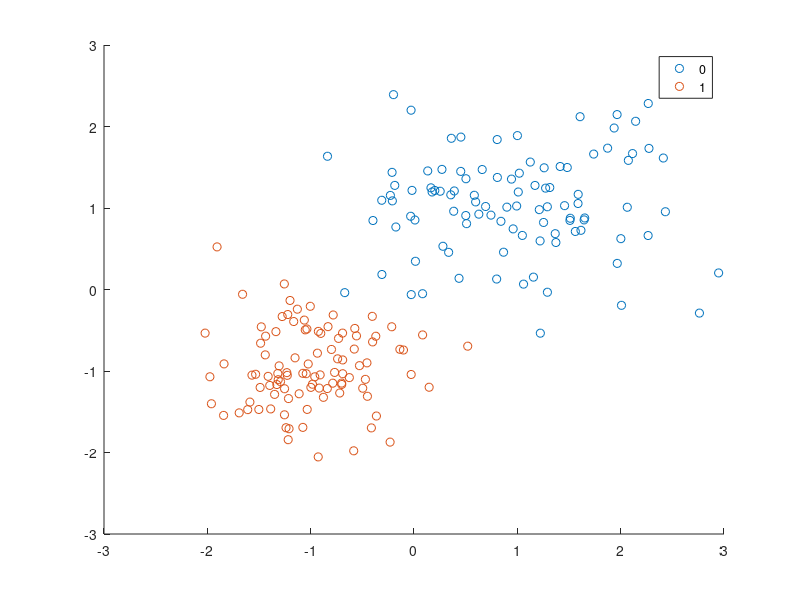

This chart was generated by the following MATLAB code: (Note: this script raises an error after producing the figure.)
%% Section 1: Finite Mixture Model (Gaussian Mixture)
clear, clc
close all

k = 2;
X = [randn(100,2)*0.75+ones(100,2); randn(100,2)*0.5-ones(100,2)];
GMModel = fitgmdist(X, k);

figure
y = [zeros(100,1);ones(100,1)];
h = gscatter(X(:,1),X(:,2),y);
hold on
gmPDF = @(x,y) arrayfun(@(x0,y0) pdf(GMModel,[x0 y0]),x,y);
g = gca;
fcontour(gmPDF,[g.XLim g.YLim])
title('{\bf Scatter Plot and Fitted Gaussian Mixture Contours}')
legend(h,'Model 0','Model1')
hold off

%% Section 2: Region-Growing
clear, clc
close all

load mri
D = double(squeeze(D));
img = imresize(mat2gray(D(:,:,15), [0, 255]), 2);

% parameters
seed_x = 83;
seed_y = 89;
maxdist = 0.04;
noise_mu = 0;
noise_sigma = 0.005;

% perform region-growing on original image
J = regiongrowing(img, seed_x, seed_y, maxdist);
fprintf(['Region size = ', num2str(sum(sum(J))),...
    ' pixels. generated from region-growing on original image.\n']);

% perform region-growing on noisy image (addictive Gaussian noise)
% the addictive noise were weakened via applying smoothing-filter
img_noise = imnoise(img, 'gaussian', noise_mu, noise_sigma);
maxdist_extend = 1.5*maxdist;
filter = fspecial('average', [5, 5]);
img_noise = imfilter(img_noise, filter);
J_noise = regiongrowing(img_noise, seed_x, seed_y, maxdist_extend);
fprintf(['Region size = ', num2str(sum(sum(J_noise))),...
    ' pixels. generated from region-growing on noisy image.\n']);

% display the results
figure('Name', 'Region-Growing. Seed point = red X'), 
subplot(2,2,1), imshow(img), title('original image')
hold on, plot(seed_y, seed_x, 'xr', 'MarkerSize', 5, 'LineWidth', 2), hold off
subplot(2,2,2), imshow(img+J), title('region growing on orignal image')
subplot(2,2,3), imshow(img_noise), title('noisy image (but after smoothing-denoise)')
hold on, plot(seed_y, seed_x, 'xr', 'MarkerSize', 5, 'LineWidth', 2), hold off
subplot(2,2,4), imshow(img_noise+J_noise), title('region growing on noisy image')

%% helper functions
function J = regiongrowing(I, x, y, maxdist)
% This function performs "region growing" in an image from a specified
% seedpoint (x,y)
%
% J = regiongrowing(I,x,y,t) 
% 
% I : input image 
% J : logical output image of region
% x,y : the position of the seedpoint (if not given uses function getpts)
% maxdist : maximum intensity distance (defaults to 0.2)
%
% The region is iteratively grown by comparing all unallocated neighbouring pixels to the region. 
% The difference between a pixel's intensity value and the region's mean, 
% is used as a measure of similarity. The pixel with the smallest difference 
% measured this way is allocated to the respective region. 
% This process stops when the intensity difference between region mean and
% new pixel become larger than a certain treshold (t)
%
% Example:
%
% I = im2double(imread('medtest.png'));
% x=198; y=359;
% J = regiongrowing(I,x,y,0.2); 
% figure, imshow(I+J);
%
% Author: D. Kroon, University of Twente
% Modified by CM-Chen, 2021-12-28

if ~exist('maxdist', 'var')
    maxdist = 0.2;
end

if ~exist('y', 'var')
    disp_x = 512;
    disp_y = 512;
    I_disp = imresize(I, [disp_x, disp_y]);
    f = figure;
    imshow(I_disp, []), title('Select one seed point and Press Enter !!')
    [y, x] = getpts;
    y = round(y(1)*size(I, 1)/disp_x);
    x = round(x(1)*size(I, 2)/disp_y);
    close(f);
end

% Normalizing the image
I = double(I);
Imin = min(I(:));
Imax = max(I(:));
I = mat2gray(I, [Imin, Imax]);


J = zeros(size(I)); % Output 
Isize = size(I); % Dimensions of input image
Inel = numel(I); % total number of pixels in image
reg_mean = I(x,y); % The mean of the segmented region
reg_size = 1; % Number of pixels in region

% Free memory to store neighbours of the (segmented) region
neg_free = 10000;
neg_pos=0;
neg_list = zeros(neg_free, 3); 

pixdist = 0; % Distance of the region newest pixel to the region-mean

% Neighbor locations (footprint)
neigb=[-1 0; 1 0; 0 -1; 0 1];

% Start regiogrowing until distance between regio and posible new pixels become
% higher than a certain treshold
while (pixdist<maxdist) && (reg_size<Inel)

    % Add new neighbors pixels
    for j = 1:4
        % Calculate the neighbour coordinate
        xn = x +neigb(j,1);
        yn = y +neigb(j,2);
        
        % Check if neighbour is inside or outside the image
        ins = (xn>=1) && (yn>=1) && (xn<=Isize(1)) && (yn<=Isize(2));
        
        % Add neighbor if inside and not already part of the segmented area
        if ins && ~J(xn, yn)
                neg_pos = neg_pos+1;
                neg_list(neg_pos,:) = [xn, yn, I(xn,yn)];
                J(xn,yn) = 1;
        end
    end

    % Add a new block of free memory
    if neg_pos+10 > neg_free
        neg_free = neg_free+10000;
        neg_list((neg_pos+1):neg_free, :) = 0;
    end
    
    % Add pixel with intensity nearest to the mean of the region, to the region
    dist = abs(neg_list(1:neg_pos,3) - reg_mean);
    [pixdist, index] = min(dist);
    J(x,y)=2;
    reg_size = reg_size+1;
    
    % Calculate the new mean of the region
    reg_mean = (reg_mean*reg_size + neg_list(index,3)) / (reg_size+1);
    
    % Save the x and y coordinates of the pixel (for the neighbour add proccess)
    x = neg_list(index,1);
    y = neg_list(index,2);
    
    % Remove the pixel from the neighbour (check) list
    neg_list(index,:) = neg_list(neg_pos,:);
    neg_pos = neg_pos-1;
end

% Return the segmented area as logical matrix
J=J>1;

end
